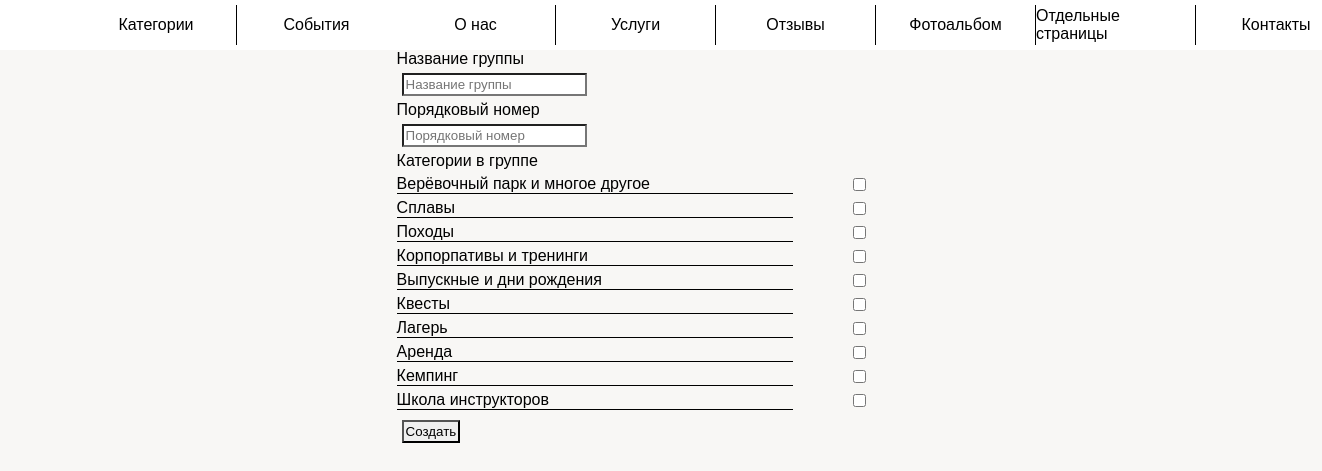
/admin_panel/category_type_create (signed in), run on an earlier commit of the app's database.
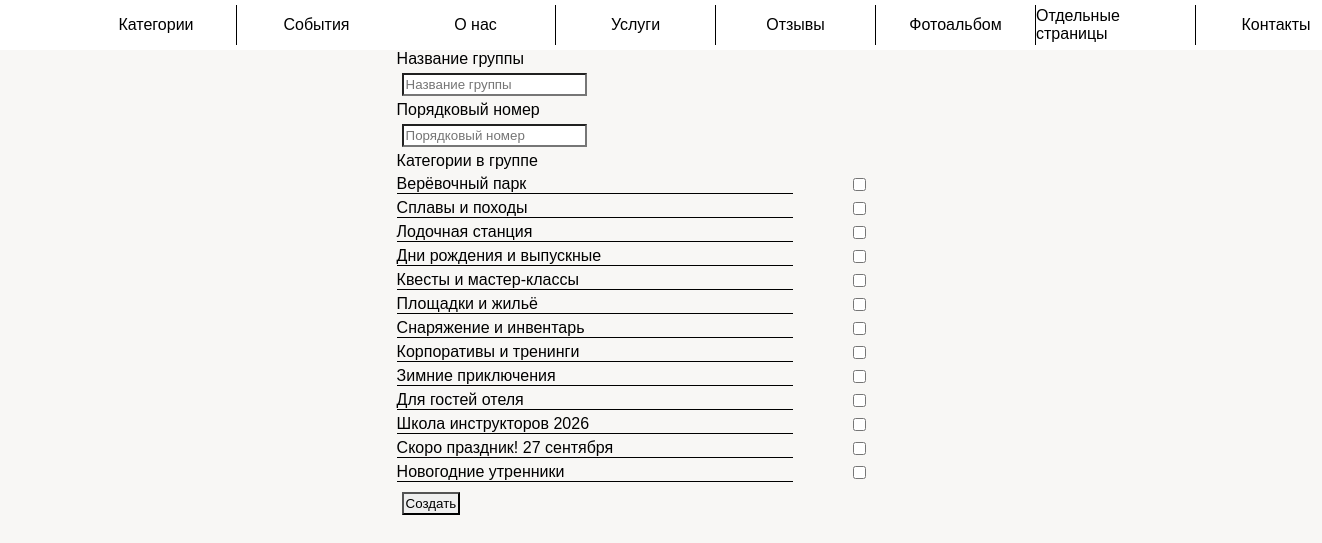
And on a later commit of the database.
### app/models.py (models this page shows)
class Category(db.Model):
    id = db.Column(db.Integer, primary_key=True, index=True, unique=True)
    name = db.Column(db.String(128))
    description = db.Column(db.Text)
    status = db.Column(db.BOOLEAN())  # отображение клиентам
    services = db.relationship("ServiceCategory", backref="category", lazy="dynamic")
    number = db.Column(db.Integer, index=True, default=30)
    types = db.relationship("CategoryType", backref="category", lazy="dynamic")

### app/admin_panel/routes.py (the view, shortened to what this page needs)
@bp.route("/category_type_create", methods=["GET", "POST"])
@login_required
def category_type_create():
    return render_template(
        "admin_panel/category_type_create.html",
        title="Создание отзыва",
        categories=Category.query.all(),
    )

### app/admin_panel/routes.py (called while the page is built)
@bp.after_request
def add_header(r):
    r.headers["Cache-Control"] = "no-cache, no-store, must-revalidate"
    r.headers["Pragma"] = "no-cache"
    r.headers["Expires"] = "1"
    r.headers["Cache-Control"] = "public, max-age=0"
    return r

### app/models.py (called while the page is built)
@login.user_loader
def load_user(id):
    return Admin.query.get(int(id))

### app/templates/admin_panel/category_type_create.html
{% extends "admin_panel/base.html" %}
{% block scripts %}
    <link rel="stylesheet" href="{{ url_for('static', filename='admin_panel/event_create.css') }}">
{% endblock %}
{% block app_content %}
    <form class="form" method="post" action="{{ url_for('admin_panel.category_type_create') }}" enctype="multipart/form-data">
        <div class="form_container">
            <label for="name">Название группы</label>
            <input type="text" name="name" id="name" placeholder="Название группы">
            <label for="number">Порядковый номер</label>
            <input type="number" name="number" id="number" placeholder="Порядковый номер">
            <label for="select">Категории в группе</label>
            <div class="grid_category">
                {% set i = namespace(a=1) %}
                {% for category in categories %}
                    <label for="category{{ category.id }}" class="label_1">{{ category.name }}</label>
                    <input type="checkbox" id="category{{ category.id }}" class="checkbox"
                           name={{ category.id }}  value={{ category.id }}>
                    {% set i.a = i.a + 1 %}
                {% endfor %}
            </div>
            <input type="submit" value="Создать">
        </div>
    </form>
{% endblock %}

What changed in the data, as far as the page shows it:
removed Category: name "Походы"
removed Category: name "Лагерь"
removed Category: name "Аренда"
removed Category: name "Школа инструкторов"
changed Category: name "Верёвочный парк и многое другое" → "Верёвочный парк"
changed Category: name "Сплавы" → "Сплавы и походы"
changed Category: name "Корпорпативы и тренинги" → "Лодочная станция"
changed Category: name "Выпускные и дни рождения" → "Дни рождения и выпускные"
changed Category: name "Квесты" → "Квесты и мастер-классы"
added Category: name "Площадки и жильё"
changed Category: name "Кемпинг" → "Снаряжение и инвентарь"
added Category: name "Корпоративы и тренинги"
added Category: name "Зимние приключения"
added Category: name "Для гостей отеля"
added Category: name "Школа инструкторов 2026"
added Category: name "Скоро праздник! 27 сентября"
added Category: name "Новогодние утренники"
